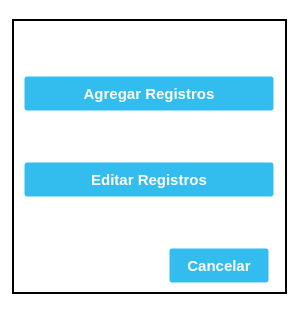
<?xml version="1.0" encoding="UTF-8"?>
<ui version="4.0">
 <class>EditDB_Menu</class>
 <widget class="QMainWindow" name="EditDB_Menu">
  <property name="geometry">
   <rect>
    <x>0</x>
    <y>0</y>
    <width>300</width>
    <height>336</height>
   </rect>
  </property>
  <property name="minimumSize">
   <size>
    <width>300</width>
    <height>300</height>
   </size>
  </property>
  <property name="maximumSize">
   <size>
    <width>300</width>
    <height>340</height>
   </size>
  </property>
  <property name="windowTitle">
   <string>Editar Base de Datos</string>
  </property>
  <property name="windowIcon">
   <iconset>
    <normaloff>//nas01/DATOS/Comunes/EIPSA-ERP/Resources/Iconos/icon.ico</normaloff>//nas01/DATOS/Comunes/EIPSA-ERP/Resources/Iconos/icon.ico</iconset>
  </property>
  <property name="styleSheet">
   <string notr="true">QWidget {
background-color: rgb(255, 255, 255);
}

.QFrame {
	border: 2px solid black;
}

QPushButton {
background-color: #33bdef;
  border: 1px solid transparent;
  border-radius: 3px;
  box-shadow: rgba(255, 255, 255, .4) 0 1px 0 0 inset;
  box-sizing: border-box;
  color: #fff;
  cursor: pointer;
  display: inline-block;
  font-family: -apple-system,system-ui,&quot;Segoe UI&quot;,&quot;Liberation Sans&quot;,sans-serif;
  font-size: 15px;
  font-weight: 800;
  line-height: 1.15385;
  margin: 0;
  outline: none;
  padding: 8px .8em;
  text-align: center;
  text-decoration: none;
  text-shadow: 0px 1px 0px #263666;
  user-select: none;
  -webkit-user-select: none;
  touch-action: manipulation;
  vertical-align: baseline;
  white-space: nowrap;
}

QPushButton:hover {
	background-color: #019ad2;
	border-color: rgb(0, 0, 0);
}

QPushButton:pressed {
	background-color: rgb(1, 140, 190);
	border-color: rgb(255, 255, 255);
}</string>
  </property>
  <widget class="QWidget" name="centralwidget">
   <layout class="QGridLayout" name="gridLayout">
    <item row="0" column="0">
     <widget class="QFrame" name="frame">
      <property name="minimumSize">
       <size>
        <width>275</width>
        <height>275</height>
       </size>
      </property>
      <property name="maximumSize">
       <size>
        <width>275</width>
        <height>275</height>
       </size>
      </property>
      <property name="frameShape">
       <enum>QFrame::StyledPanel</enum>
      </property>
      <property name="frameShadow">
       <enum>QFrame::Raised</enum>
      </property>
      <layout class="QGridLayout" name="gridLayout_2">
       <item row="4" column="0">
        <spacer name="vSpacer3">
         <property name="orientation">
          <enum>Qt::Vertical</enum>
         </property>
         <property name="sizeType">
          <enum>QSizePolicy::Fixed</enum>
         </property>
         <property name="sizeHint" stdset="0">
          <size>
           <width>20</width>
           <height>80</height>
          </size>
         </property>
        </spacer>
       </item>
       <item row="1" column="0">
        <widget class="QPushButton" name="Button_AddReg">
         <property name="minimumSize">
          <size>
           <width>250</width>
           <height>35</height>
          </size>
         </property>
         <property name="maximumSize">
          <size>
           <width>250</width>
           <height>35</height>
          </size>
         </property>
         <property name="text">
          <string>Agregar Registros</string>
         </property>
        </widget>
       </item>
       <item row="2" column="0">
        <spacer name="vSpacer2">
         <property name="orientation">
          <enum>Qt::Vertical</enum>
         </property>
         <property name="sizeType">
          <enum>QSizePolicy::Fixed</enum>
         </property>
         <property name="sizeHint" stdset="0">
          <size>
           <width>20</width>
           <height>50</height>
          </size>
         </property>
        </spacer>
       </item>
       <item row="3" column="0">
        <widget class="QPushButton" name="Button_EditReg">
         <property name="minimumSize">
          <size>
           <width>250</width>
           <height>35</height>
          </size>
         </property>
         <property name="maximumSize">
          <size>
           <width>250</width>
           <height>35</height>
          </size>
         </property>
         <property name="text">
          <string>Editar Registros</string>
         </property>
        </widget>
       </item>
       <item row="5" column="0">
        <layout class="QHBoxLayout" name="horizontalLayout">
         <property name="topMargin">
          <number>0</number>
         </property>
         <item>
          <spacer name="hSpacer1">
           <property name="orientation">
            <enum>Qt::Horizontal</enum>
           </property>
           <property name="sizeType">
            <enum>QSizePolicy::Fixed</enum>
           </property>
           <property name="sizeHint" stdset="0">
            <size>
             <width>140</width>
             <height>20</height>
            </size>
           </property>
          </spacer>
         </item>
         <item>
          <widget class="QPushButton" name="Button_Cancel">
           <property name="enabled">
            <bool>true</bool>
           </property>
           <property name="minimumSize">
            <size>
             <width>100</width>
             <height>35</height>
            </size>
           </property>
           <property name="maximumSize">
            <size>
             <width>100</width>
             <height>35</height>
            </size>
           </property>
           <property name="text">
            <string>Cancelar</string>
           </property>
          </widget>
         </item>
        </layout>
       </item>
       <item row="0" column="0">
        <spacer name="vSpacer1">
         <property name="orientation">
          <enum>Qt::Vertical</enum>
         </property>
         <property name="sizeType">
          <enum>QSizePolicy::Fixed</enum>
         </property>
         <property name="sizeHint" stdset="0">
          <size>
           <width>20</width>
           <height>50</height>
          </size>
         </property>
        </spacer>
       </item>
      </layout>
     </widget>
    </item>
   </layout>
  </widget>
  <widget class="QMenuBar" name="menubar">
   <property name="geometry">
    <rect>
     <x>0</x>
     <y>0</y>
     <width>300</width>
     <height>22</height>
    </rect>
   </property>
  </widget>
  <widget class="QStatusBar" name="statusbar"/>
 </widget>
 <resources/>
 <connections>
  <connection>
   <sender>Button_Cancel</sender>
   <signal>clicked()</signal>
   <receiver>EditDB_Menu</receiver>
   <slot>close()</slot>
   <hints>
    <hint type="sourcelabel">
     <x>227</x>
     <y>281</y>
    </hint>
    <hint type="destinationlabel">
     <x>195</x>
     <y>-7</y>
    </hint>
   </hints>
  </connection>
 </connections>
</ui>
